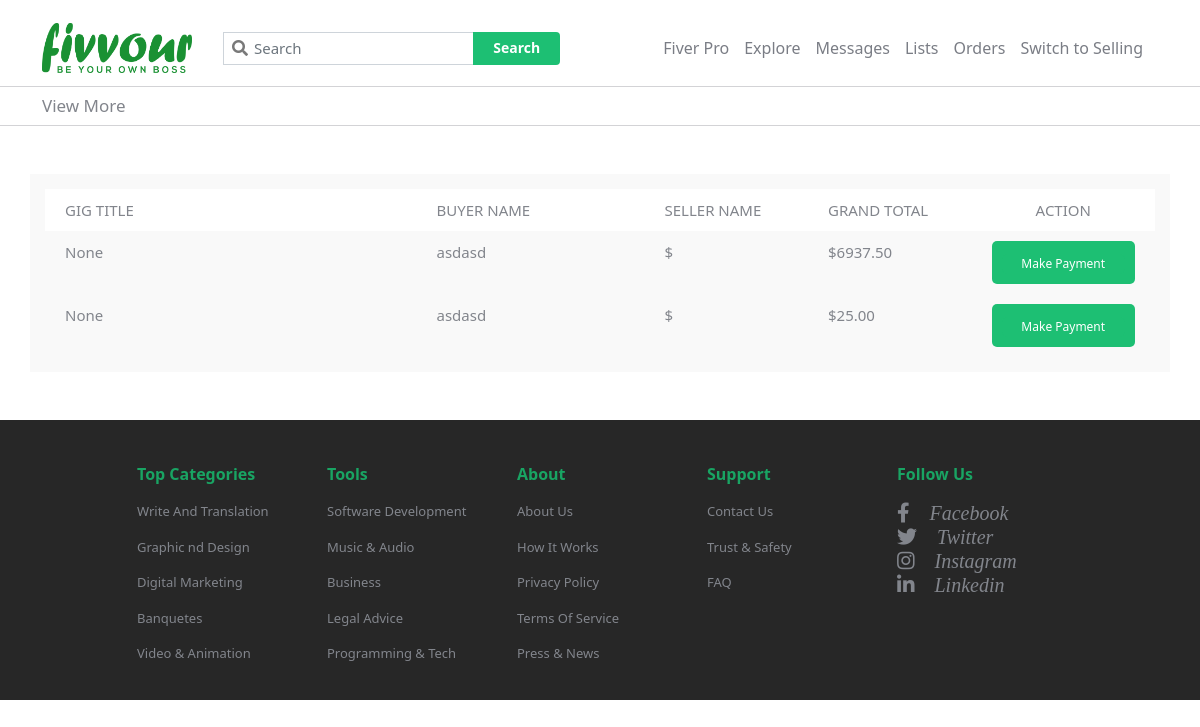
/buyer_orders/ (signed in), run on an earlier commit of the app's database.
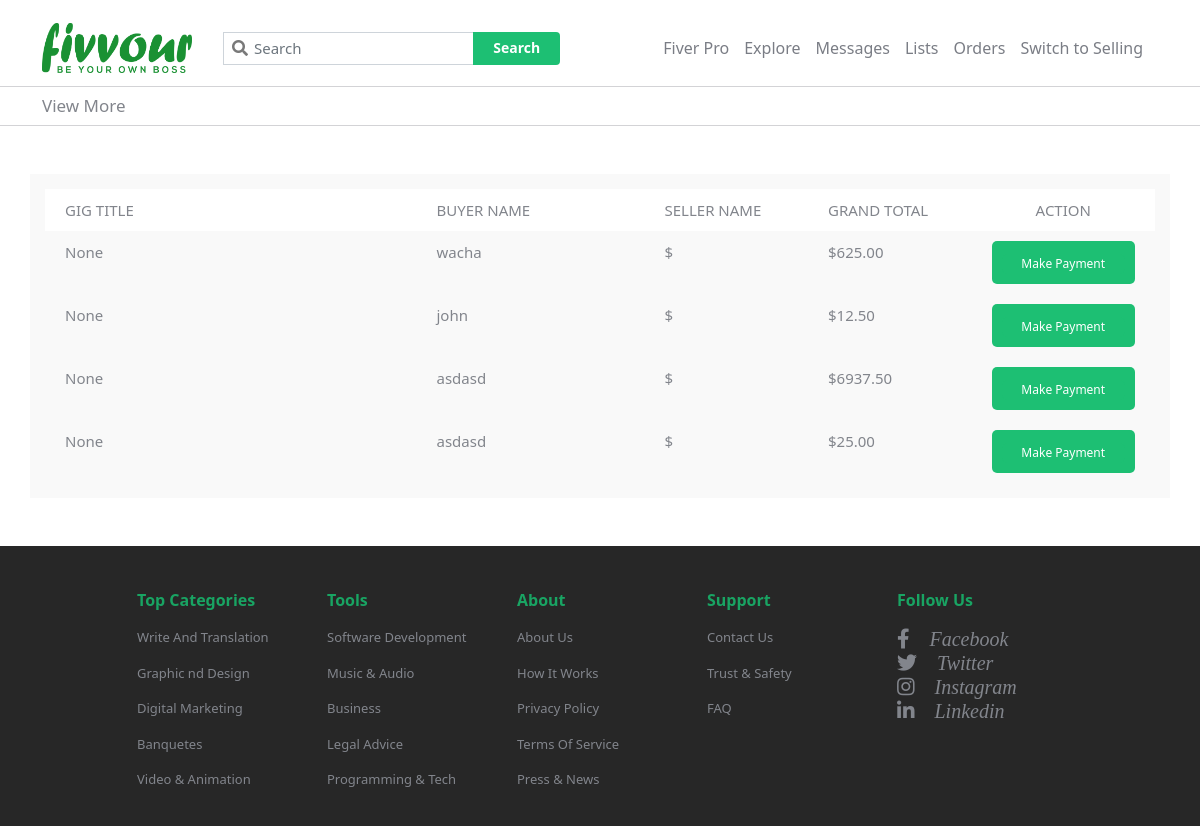
And on a later commit of the database.
### mainApp/models.py (models this page shows, shortened)
class Checkout(models.Model):
    ORDER_CHOICES = (
        ("ACTIVE", "ACTIVE"),
        ("LATE", "LATE"),
        ("DELIVERED", "DELIVERED"),
        ("COMPLETED", "COMPLETED"),
        ("CANCELLED", "CANCELLED"),
    )
    user = models.ForeignKey(User, on_delete=models.CASCADE)
    seller = models.ForeignKey(
        User, on_delete=models.CASCADE, null=True, related_name='seller')
    created_at = models.DateTimeField(auto_now_add=True)
    updated_at = models.DateTimeField(auto_now_add=True)
    first_name = models.CharField(max_length=120)
    last_name = models.CharField(max_length=120)
    package = models.ForeignKey(OfferManager, on_delete=models.CASCADE)
    quantity = models.PositiveIntegerField(default=0)
    price = models.DecimalField(decimal_places=2, max_digits=10, default=0.00)
    total = models.DecimalField(decimal_places=2, max_digits=10, default=0.00)
    grand_total = models.DecimalField(
        decimal_places=2, max_digits=10, default=0.00, null=True)
    paid = models.BooleanField(default=False)
    due_date = models.DateField(null=True)
    order_status = models.CharField(max_length=200, choices=ORDER_CHOICES, default="ACTIVE")

class OfferManager(models.Model):
    offer = models.ForeignKey(Offer, on_delete=models.CASCADE, null=True)
    package = models.ForeignKey(Package, on_delete=models.CASCADE, null=True)
    price = models.DecimalField(max_digits=10, decimal_places=2, default=0.00)
    def __str__(self):
        return str(self.offer)

### mainApp/views.py (the view)
# urls.py: path('buyer_orders/', views.get_buyer_orders_url, name="BuyerOrders"),
@login_required(login_url='user_login')
def get_buyer_orders_url(request):
    orders = Checkout.objects.filter(user=request.user).order_by('-id')
    args = {
        'orders': orders
    }
    return render(request, 'buyingview/buying_orders.html', args)

### mainApp/templates/buyingview/buying_orders.html (shortened to what this page needs)
{% load static %}
{% include 'buyingview/header.html' %}
<div class="quiz-window mt-5 mb-5">
    <div class="quiz-window-body container">
      <div class="gui-window-awards">
        <ul class="guiz-awards-row guiz-awards-row-even ">
          <li class="guiz-awards-star title">GIG TITLE</li>
          <li class="guiz-awards-title title">BUYER NAME</li>
          <li class="guiz-awards-track title">SELLER NAME</li>
          <li class="guiz-awards-time title">GRAND TOTAL</li>
          <li class="guiz-awards-time text-center title">ACTION</li>
        </ul>
{% if orders %}
  {% for order in orders %}
        <ul class="guiz-awards-row">
          <li class="guiz-awards-star font-size">{{ order.package }}</li>
          <li class="guiz-awards-title font-size">{{ order.first_name }}</li>
          <li class="guiz-awards-time font-size">${{ order.seller_name }}</li>
          <li class="guiz-awards-time font-size">${{ order.grand_total }}</li>
          <li class="guiz-awards-time font-size">
            <div class="button container">
                <a href="{% url 'OrderDetails' order.id %}"><button>    Make Payment   </button></a>
            </div>
          </li>
        </ul>
  {% endfor %}
{% endif %}
      </div>
    </div>
</div>
{% include 'buyingview/footer.html' %}

What changed in the data, as far as the page shows it:
added Checkout: package "None", first_name "wacha", grand_total "625.00"
added Checkout: package "None", first_name "john", grand_total "12.50"
